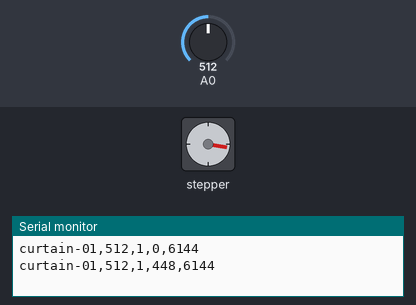
Bench run of a sketch on a simulated Arduino Uno, built with avr-gcc and run on an emulated ATmega328P. Shown: stepper motor, the last lines printed to the serial monitor. The inputs (shaded band) are chosen by the test bench; at power-on: A0 = 512. Stepper angles assume 2048 steps per turn.

Above: at 6.82 s.
6.9 s: A0 set to 306
At 8.23 s:
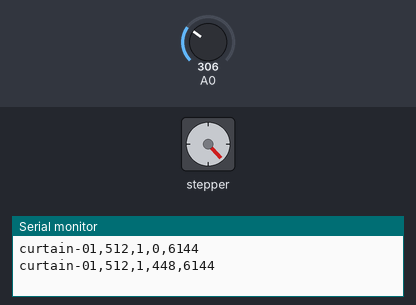
11.4 s: A0 set to 511
At 12.03 s:
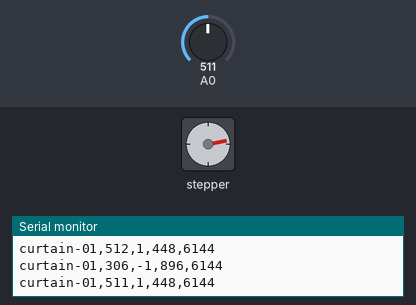
21.2 s: A0 set to 122
At 21.46 s:
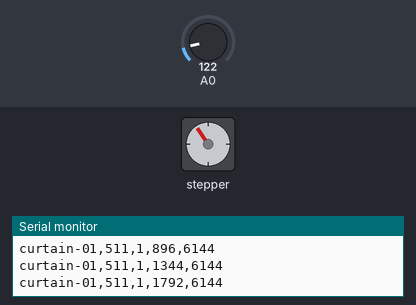
25.7 s: A0 set to 716
31.9 s: A0 set to 0
Timing chart, 0 to 37.4 s (numbered marks = the images above; inputs shaded):
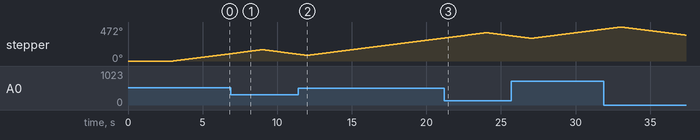

The sketch:

stepper_ldr_curtain.ino
```cpp
// 28BYJ-48 스텝모터와 LDR(조도센서) 기반 자동 커튼 제어
#include <Stepper.h>

// 자동 커튼 제어를 담당하는 클래스 (PascalCase)
class CurtainController {
public:
  CurtainController(
    int motorPin1,
    int motorPin2,
    int motorPin3,
    int motorPin4,
    int lightSensorPin,
    int lightThreshold,
    long fullOpenSteps,
    int motorRpm,
    const char* deviceIdParam
  )
    : stepsPerRevolution(2048),
      stepper(stepsPerRevolution, motorPin1, motorPin2, motorPin3, motorPin4),
      ldrPin(lightSensorPin),
      threshold(lightThreshold),
      curtainMaxSteps(fullOpenSteps),
      currentStep(0),
      motorDirection(0),
      lastReadTime(0),
      motorSpeedRpm(motorRpm),
      deviceId(deviceIdParam) {
  }

  void begin() {
    Serial.begin(9600);
    pinMode(ldrPin, INPUT);
    stepper.setSpeed(motorSpeedRpm);
  }

  // loop() 안에서 매번 호출되는 메서드 (camelCase)
  void update() {
    unsigned long now = millis();

    // 3초마다 조도값 측정 및 모터 방향 결정 + 로그 출력
    if (now - lastReadTime >= 3000) {
      int lightValue = analogRead(ldrPin);
      lastReadTime = now;

      if (lightValue > threshold && currentStep < curtainMaxSteps) {
        motorDirection = 1; // 열림
      } else if (lightValue < threshold && currentStep > 0) {
        motorDirection = -1; // 닫힘
      } else {
        motorDirection = 0; // 정지
      }

      // DB에 넣기 좋은 CSV 한 줄 출력
      // device_id,light_value,motor_direction,current_step,max_steps
      Serial.print(deviceId);
      Serial.print(",");
      Serial.print(lightValue);
      Serial.print(",");
      Serial.print(motorDirection);
      Serial.print(",");
      Serial.print(currentStep);
      Serial.print(",");
      Serial.println(curtainMaxSteps);
    }

    // 모터를 한 스텝씩 이동
    if (motorDirection == 1 && currentStep < curtainMaxSteps) {
      stepper.setSpeed(motorSpeedRpm);
      stepper.step(1);
      currentStep++;
    } else if (motorDirection == -1 && currentStep > 0) {
      stepper.setSpeed(motorSpeedRpm);
      stepper.step(-1);
      currentStep--;
    }

    delay(5);
  }

private:
  const int stepsPerRevolution; // 28BYJ-48 한 바퀴 스텝 수
  Stepper stepper;              // 스텝모터 인스턴스

  const int ldrPin;             // LDR 센서 핀
  const int threshold;          // 밝기 임계값
  const long curtainMaxSteps;   // 커튼 완전 개폐 스텝 수

  long currentStep;             // 현재 커튼 위치(스텝)
  int motorDirection;           // 1: 열림, -1: 닫힘, 0: 정지
  unsigned long lastReadTime;   // 마지막 센서 측정 시각(ms)
  int motorSpeedRpm;            // 모터 속도(RPM)
  const char* deviceId;         // ← 추가
};

// 전역에서 컨트롤러 인스턴스 생성 (PascalCase 타입, camelCase 변수명)
CurtainController curtainController(
  8,   // motorPin1
  10,  // motorPin2
  9,   // motorPin3
  11,  // motorPin4
  A0,  // lightSensorPin (LDR)
  500, // lightThreshold
  3L * 2048, // fullOpenSteps (3바퀴)
  20,  // motorRpm
  "curtain-01" // deviceId
);

void setup() {
  curtainController.begin();
}

void loop() {
  curtainController.update();
}
```
